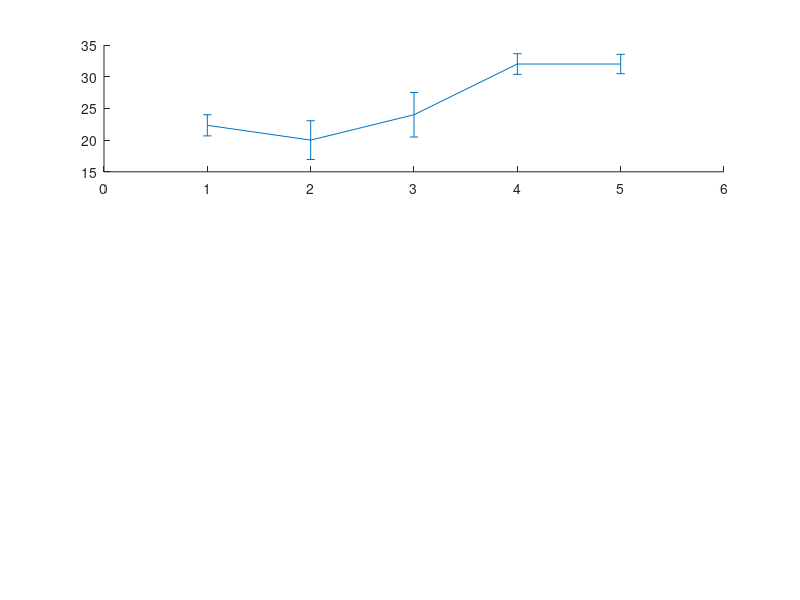

The MATLAB source for this figure: (Note: this script raises an error after producing the figure.)
clc;
% colors for each stage
r=[ 253 145 33]/255; 
s=[.4 .4 1]; 
i=[.2 1 1]; 
%bar plot for the percentage of each stage
figure('position',[300 200 300 700])

% SWS
subplot(3,1,1) 
x=1:5; % for 4 recording sites
y = [22.33333333	20	24	32	32
];
err = [2.886751346	5.291502622	6.08276253	2.828427125	2.645751311

]/sqrt(3); % division by 2 for ste
errorbar(x, y, err, '-','MarkerSize', 10,...
    'MarkerEdgeColor',s,'MarkerFaceColor',s,'linestyle','none','color','k'); hold on
bar(x,y,'FaceColor',s,'EdgeColor','none','BarWidth',.7);
plot(1,100* 0.249,'ko','MarkerSize',10);
plot(1,100* 0.193,'k+','MarkerSize',10);
plot(1,100* 0.24,'kd','MarkerSize',8);

plot(2,100* 0.26,'ko','MarkerSize',10);
plot(2,100* 0.188,'k+','MarkerSize',10);
plot(2,100* 0.163,'kd','MarkerSize',8);

plot(3,100* 0.312,'ko','MarkerSize',10);
plot(3,100* 0.215,'k+','MarkerSize',10);
plot(3,100* 0.206,'kd','MarkerSize',8);

plot(4,100* 0.342,'ko','MarkerSize',10);
plot(4,100* 0.306,'kd','MarkerSize',8);

plot(5,100* 0.352,'ko','MarkerSize',10);
plot(5,100* 0.31,'k+','MarkerSize',10);
plot(5,100* 0.30,'kd','MarkerSize',8);

xlim([.3 5.7]);
ylim([0 62])
box off
xticks([1 2 3 4 5])
xticklabels({'L front EEG','R front EEG','R post EEG','L post EEG','DVR'})
xtickangle(-30)
ylabel('SWS (%)')

% IS
subplot(3,1,3) 
x=1:5; % for 4 recording sites
y = [55	46	44.66666667	46	40.33333333
];
err = [6.08276253	6.08276253	8.386497084	11.3137085	11.01514109

]/sqrt(3); % division by 2 for ste
errorbar(x, y, err, '-','MarkerSize', 10,...
    'MarkerEdgeColor',i,'MarkerFaceColor',i,'linestyle','none','color','k'); hold on

bar(x,y,'FaceColor',i,'EdgeColor','none','BarWidth',.7);
plot(1,100* 0.51,'ko','MarkerSize',10);
plot(1,100* 0.52,'k+','MarkerSize',10);
plot(1,100* 0.62,'kd','MarkerSize',8);

plot(2,100* 0.42,'ko','MarkerSize',10);
plot(2,100* 0.43,'k+','MarkerSize',10);
plot(2,100* 0.53,'kd','MarkerSize',8);

plot(3,100* 0.50,'ko','MarkerSize',10);
plot(3,100* 0.49,'k+','MarkerSize',10);
plot(3,100* 0.35,'kd','MarkerSize',8);

plot(4,100* 0.54,'ko','MarkerSize',10);
plot(4,100* 0.38,'kd','MarkerSize',8);

plot(5,100* 0.35,'ko','MarkerSize',10);
plot(5,100* 0.33,'k+','MarkerSize',10);
plot(5,100* 0.53,'kd','MarkerSize',8);

xlim([.3 5.7]);
ylim([0 62])
box off
xticks([1 2 3 4 5])
xticklabels({'L front EEG','R front EEG','R post EEG','L post EEG','DVR'})
xtickangle(-30)

ylabel('IS (%)')

% REM
subplot(3,1,2) 
x=1:5; % for 4 recording sites
y = [22.33333333	32.66666667	30.33333333	21	26.33333333

];
err = [7.637626158	4.618802154	13.0511813	14.14213562	9.609023537

]/sqrt(3); % division by 2 for ste
errorbar(x, y, err, '-','MarkerSize', 10,...
    'MarkerEdgeColor',r,'MarkerFaceColor',r,'linestyle','none','color','k'); hold on
bar(x,y,'FaceColor',r,'EdgeColor','none','BarWidth',.7);

plot(1,100* 0.24,'ko','MarkerSize',10);
plot(1,100* 0.29,'k+','MarkerSize',10);
plot(1,100* 0.14,'kd','MarkerSize',8);

plot(2,100* 0.30,'ko','MarkerSize',10);
plot(2,100* 0.38,'k+','MarkerSize',10);
plot(2,100* 0.30,'kd','MarkerSize',8);

plot(3,100* 0.182,'ko','MarkerSize',10);
plot(3,100* 0.293,'k+','MarkerSize',10);
plot(3,100* 0.446,'kd','MarkerSize',8);

plot(4,100* 0.112,'ko','MarkerSize',10);
plot(4,100* 0.31,'kd','MarkerSize',8);

plot(5,100* 0.282,'ko','MarkerSize',10);
plot(5,100* 0.35,'k+','MarkerSize',10);
plot(5,100* 0.16,'kd','MarkerSize',8);

xlim([.3 5.7]);
ylim([0 62])
box off
xticks([1 2 3 4 5])
xticklabels({'L front EEG','R front EEG','R post EEG','L post EEG','DVR'})
xtickangle(-30)

ylabel('REM (%)')

%% statistical tests regarding comparison of SWS across sites
DVR_perc=[0.6296    0.5483  0.3346  0.5661];
p_l_a = 4*ranksum(DVR_perc,[0.0615
0.3956

0.084
0.1369
])
p_r_a = 4*ranksum(DVR_perc,[0.2735
0.0608

0.0812
0.2285
])
p_r_p = 4*ranksum(DVR_perc,[0.2
0.078

0.04
0.3512
])
p_l_p = 4*ranksum(DVR_perc,[0.256
0.1664

 
0.358
])

% IS percentage comparison of DVR and rest
DVR_perc=[0.192
0.1794

0.2241
0.2162
];
p_l_a = 4*ranksum(DVR_perc,[0.4838
0.148

0.434
0.5834
])
p_r_a = 4*ranksum(DVR_perc,[0.3032
0.6217

0.563
0.4821

])
p_r_p = 4*ranksum(DVR_perc,[0.382
0.4914

0.7348
0.0939

])
p_l_p = 4*ranksum(DVR_perc,[0.327
0.367

0.092
])


% statistical test to see if in DVR, percentage of IS and SWS are
% significantly diffrerent
p_l_a = ranksum([0.192
0.1794
0.2241
0.2162
],[0.6296    0.5483  0.3346  0.5661])

%% ANOVA test 
% ANOVA test to see if the classification of sleep into stages are different across sites (factor), for ...
% each sleep stage separately

IS_percentages=[0.4838	0.3032	0.382	0.327	0.192 ...
0.148	0.6217	0.4914	0.367	0.1794 ...
				0.434	0.563	0.7348		0.2241 ...
0.5834	0.4821	0.0939	0.092	0.2162
];

group=[1:5 1:5 1 2 3 5 1:5];
[p_IS, tbl_IS, stats_IS] = anova1(IS_percentages,group)

%
REM_percentages=[0.4068	0.3724	0.366	0.3649	0.169 ...
0.4112	0.153	0.3618	0.4251	0.3477...
				0.374	0.224	0.111		0.337...
0.1232	0.227	0.4741	0.4573	0.2295
];
[p_REM, tbl_REM, stats_REM] = anova1(REM_percentages,group)
%
SWS_percentages=[0.0615	0.2735	0.2	0.256	0.6296 ...
0.3956	0.0608	0.078	0.1664	0.5483 ...
				0.084	0.0812	0.04	 	0.3346...
0.1369	0.2285	0.3512	0.358	0.5661];
[p_SWS, tbl_SWS, stats_SWS] = anova1(SWS_percentages,group)
[c,m,h,nms] = multcompare(stats_SWS)








